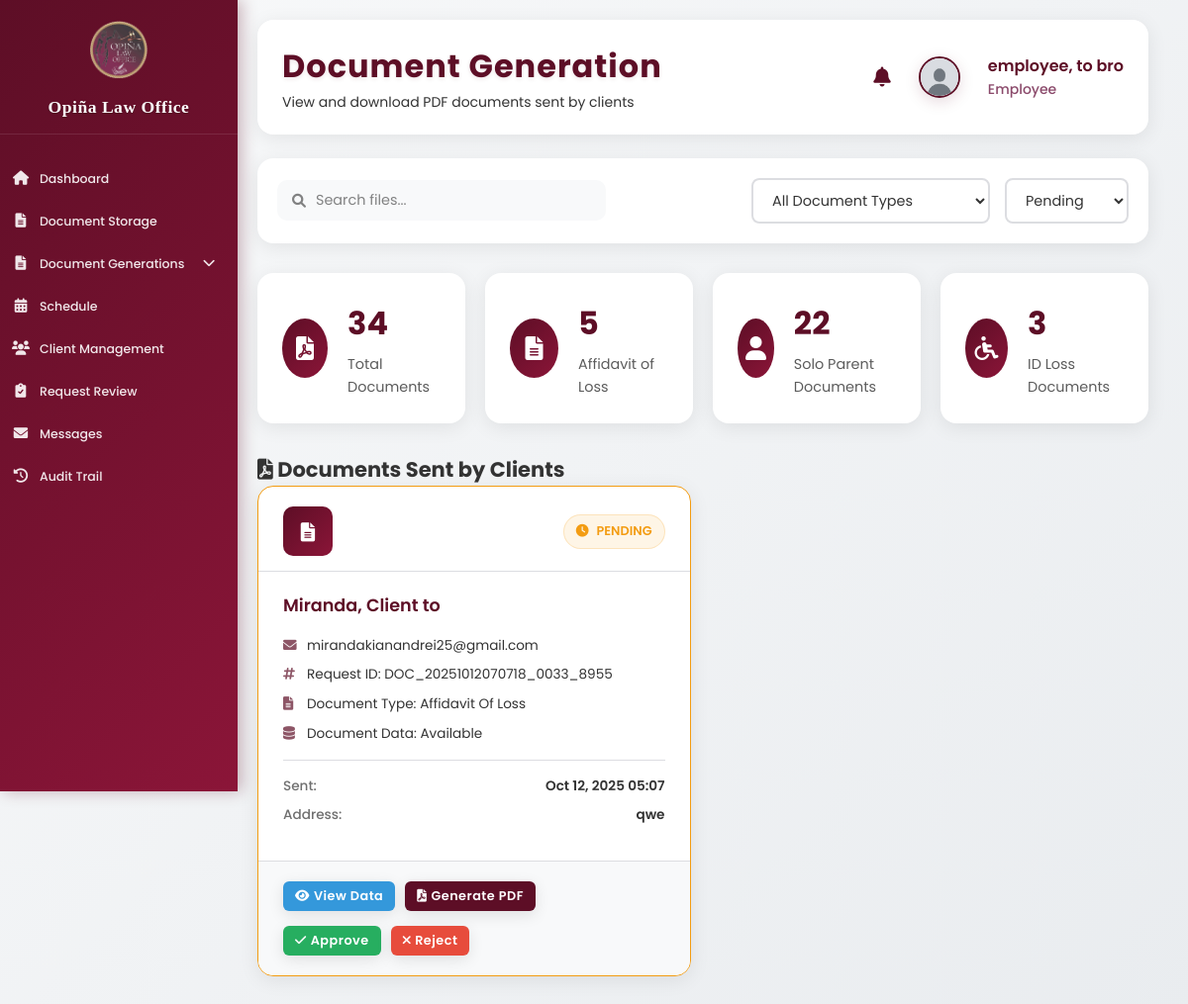
Screenshot of /employee_send_files.php (signed in) with the database file from the repository.
### tables this page shows
CREATE TABLE `client_document_generation` (
  `id` int(11) NOT NULL,
  `request_id` varchar(100) NOT NULL,
  `client_id` int(11) NOT NULL,
  `document_type` varchar(100) NOT NULL,
  `document_data` text NOT NULL,
  `pdf_file_path` varchar(500) DEFAULT NULL,
  `pdf_filename` varchar(255) DEFAULT NULL,
  `status` enum('Pending','Approved','Rejected') DEFAULT 'Pending',
  `rejection_reason` text DEFAULT NULL,
  `submitted_at` timestamp NOT NULL DEFAULT current_timestamp(),
  `reviewed_at` timestamp NULL DEFAULT NULL,
  `reviewed_by` int(11) DEFAULT NULL
);

CREATE TABLE `user_form` (
  `id` int(11) NOT NULL,
  `name` varchar(100) NOT NULL,
  `profile_image` varchar(255) DEFAULT NULL,
  `last_login` datetime DEFAULT NULL,
  `email` varchar(100) NOT NULL,
  `phone_number` varchar(20) DEFAULT NULL,
  `password` varchar(255) NOT NULL,
  `user_type` enum('admin','attorney','client','employee') DEFAULT 'client',
  `login_attempts` int(11) DEFAULT 0,
  `last_failed_login` timestamp NULL DEFAULT NULL,
  `account_locked` tinyint(1) DEFAULT 0,
  `lockout_until` timestamp NULL DEFAULT NULL,
  `created_at` timestamp NOT NULL DEFAULT current_timestamp(),
  `created_by` int(11) DEFAULT NULL
);

### employee_send_files.php (the view, shortened to what this page needs)
<?php
require_once 'action_logger_helper.php';
$stmt = $conn->prepare("
    SELECT
        cdg.*,
        u.name as client_name,
        u.email as client_email,
        COALESCE(cdg.submitted_at, NOW()) as sent_date,
        cdg.status as file_status
    FROM client_document_generation cdg
    JOIN user_form u ON cdg.client_id = u.id
    ORDER BY COALESCE(cdg.submitted_at, NOW()) DESC
");
$stmt->execute();
$res = $stmt->get_result();
$sent_files = [];
while ($row = $res->fetch_assoc()) {
    $sent_files[] = $row;
}
?>
<!DOCTYPE html>
<html lang="en">
<head>
    <link rel="stylesheet" href="https://cdnjs.cloudflare.com/ajax/libs/font-awesome/6.0.0/css/all.min.css">
    <link rel="stylesheet" href="assets/css/dashboard.css?v=<?= time() ?>">
    <link rel="stylesheet" href="assets/css/employee-send-files.css?v=<?= time() ?>">
</head>
<body>
    <div class="sidebar employee-sidebar">
        <div class="sidebar-header">
            <img src="images/logo.jpg" alt="Logo">
            <h2>Opiña Law Office</h2>
        </div>
        <ul class="sidebar-menu">
            <li><a href="employee_dashboard.php"><i class="fas fa-home"></i><span>Dashboard</span></a></li>
            <li><a href="employee_documents.php"><i class="fas fa-file-alt"></i><span>Document Storage</span></a></li>
            <li class="has-submenu">
                <a href="#" class="submenu-toggle"><i class="fas fa-file-alt"></i><span>Document Generations</span><i class="fas fa-chevron-down submenu-arrow"></i></a>
            </li>
            <li><a href="employee_schedule.php"><i class="fas fa-calendar-alt"></i><span>Schedule</span></a></li>
            <li><a href="employee_clients.php"><i class="fas fa-users"></i><span>Client Management</span></a></li>
            <li><a href="employee_request_management.php"><i class="fas fa-clipboard-check"></i><span>Request Review</span></a></li>
            <li><a href="employee_messages.php"><i class="fas fa-envelope"></i><span>Messages</span></a></li>
            <li><a href="employee_audit.php"><i class="fas fa-history"></i><span>Audit Trail</span></a></li>
        </ul>
    </div>
    <div class="main-content">
        <?php
        include 'components/profile_header.php';
        ?>
        <div class="content-container">
            <div class="action-bar">
                <div class="search-box">
                    <i class="fas fa-search"></i>
                    <input type="text" id="searchInput" placeholder="Search files..." onkeyup="filterFiles()">
                </div>
                <div class="filter-options">
                    <select id="typeFilter" onchange="filterFiles()">
                        <option value="">All Document Types</option>
                    </select>
                    <select id="statusFilter" onchange="filterFiles()">
                        <option value="pending">Pending</option>
                    </select>
                </div>
            </div>
            <div class="stats-grid">
                <div class="stat-card">
                    <div class="stat-icon">
                        <i class="fas fa-file-pdf"></i>
                    </div>
                    <div class="stat-content">
                        <h3><?= count($sent_files) ?></h3>
                        <p>Total Documents</p>
                    </div>
                </div>
                <div class="stat-card">
                    <div class="stat-icon">
                        <i class="fas fa-file-alt"></i>
                    </div>
                    <div class="stat-content">
                        <h3><?= count(array_filter($sent_files, function($file) { return $file['document_type'] === 'affidavitLoss'; })) ?></h3>
                        <p>Affidavit of Loss</p>
                    </div>
                </div>
                <div class="stat-card">
                    <div class="stat-icon">
                        <i class="fas fa-user"></i>
                    </div>
                    <div class="stat-content">
                        <h3><?= count(array_filter($sent_files, function($file) { return $file['document_type'] === 'soloParent'; })) ?></h3>
                        <p>Solo Parent Documents</p>
                    </div>
                </div>
                <div class="stat-card">
                    <div class="stat-icon">
                        <i class="fas fa-wheelchair"></i>
                    </div>
                    <div class="stat-content">
                        <h3><?= count(array_filter($sent_files, function($file) { return $file['document_type'] === 'pwdLoss' || $file['document_type'] === 'boticabLoss'; })) ?></h3>
                        <p>ID Loss Documents</p>
                    </div>
                </div>
            </div>
            <div class="section">
                <div class="section-header">
                    <h2><i class="fas fa-file-pdf"></i> Documents Sent by Clients</h2>
                </div>
                <?php if (empty($sent_files)): ?>
                    <div class="empty-state">
                        <i class="fas fa-inbox"></i>
                        <h3>No Files Received</h3>
                        <p>Files sent by clients will appear here.</p>
                    </div>
                <?php else: ?>
                    <div class="files-grid" id="filesGrid">
                        <?php foreach ($sent_files as $file): ?>
                            <div class="file-card" data-status="<?= strtolower($file['file_status']) ?>">
                                <div class="file-header">
                                    <div class="file-icon">
                                        <i class="fas fa-file-alt"></i>
                                    </div>
                                    <div class="file-status status-<?= strtolower($file['file_status']) ?>">
                                        <i class="fas fa-<?= $file['file_status'] === 'Pending' ? 'clock' : ($file['file_status'] === 'Approved' ? 'check' : 'times') ?>"></i>
                                        <?= $file['file_status'] ?>
                                    </div>
                                </div>
                                <div class="file-content">
                                    <h3><?= htmlspecialchars($file['client_name']) ?></h3>
                                    <div class="file-info">
                                        <div class="info-section">
                                    <p class="client-email">
                                        <i class="fas fa-envelope"></i>
                                        <?= htmlspecialchars($file['client_email']) ?>
                                    </p>
                                    <p class="request-id">
                                        <i class="fas fa-hashtag"></i>
                                        Request ID: <?= htmlspecialchars($file['request_id']) ?>
                                    </p>
                                    <?php if (isset($file['document_type']) && !empty($file['document_type'])): ?>
                                        <p class="document-type">
                                            <i class="fas fa-file-alt"></i>
                                            Document Type: <?= htmlspecialchars(ucwords(str_replace(['affidavitLoss', 'soloParent', 'pwdLoss', 'boticabLoss', 'seniorIDLoss', 'jointAffidavit'], ['Affidavit of Loss', 'Solo Parent', 'PWD ID Loss', 'Boticab Loss', 'Senior ID Loss', 'Two Disinterested Persons'], $file['document_type']))) ?>
                                        </p>
                                    <?php endif; ?>
                                    <?php if (isset($file['document_data']) && !empty($file['document_data'])): ?>
                                        <p class="document-data">
                                            <i class="fas fa-database"></i>
                                            Document Data: Available
                                        </p>
                                    <?php endif; ?>
                                        </div>
                                    <div class="file-details">
                                        <div class="detail-item">
                                            <span class="label">Sent:</span>
                                            <span class="value"><?= date('M d, Y H:i', strtotime($file['sent_date'])) ?></span>
                                        </div>
                                        <?php
                                        $address = 'N/A';
                                        if (isset($file['document_data']) && !empty($file['document_data'])) {
                                            $doc_data = json_decode($file['document_data'], true);
                                            if ($doc_data && isset($doc_data['completeAddress'])) {
                                                $address = $doc_data['completeAddress'];
                                            }
                                        }
                                        ?>
                                        <div class="detail-item">
                                            <span class="label">Address:</span>
                                            <span class="value"><?= htmlspecialchars($address) ?></span>
                                        </div>
                                        </div>
                                    </div>
                                </div>
                                <div class="file-actions">
                                    <div class="action-buttons">
                                        <?php if ($file['file_status'] !== 'Rejected'): ?>
                                    <?php if (isset($file['document_data']) && !empty($file['document_data'])): ?>
                                        <button onclick="viewDocumentData(<?= $file['id'] ?>, '<?= htmlspecialchars($file['document_type']) ?>')" class="btn btn-info" title="View document data">
                                            <i class="fas fa-eye"></i>
                                            View Data
                                        </button>
                                        <button onclick="generatePDF(<?= $file['id'] ?>, '<?= htmlspecialchars($file['document_type']) ?>')" class="btn btn-primary" title="Generate PDF from data">
                                            <i class="fas fa-file-pdf"></i>
                                            Generate PDF
                                        </button>
                                    <?php endif; ?>
                                        <?php endif; ?>
                                    </div>
                                    <?php if ($file['file_status'] === 'Pending'): ?>
                                        <div class="approval-actions">
                                            <button onclick="updateDocumentStatus(<?= $file['id'] ?>, 'approved')" class="btn btn-success btn-approve" title="Approve document">
                                        <i class="fas fa-check"></i>
                                        Approve
                                    </button>
                                            <button onclick="updateDocumentStatus(<?= $file['id'] ?>, 'rejected')" class="btn btn-danger btn-reject" title="Reject document">
                                        <i class="fas fa-times"></i>
                                        Reject
                                    </button>
                                        </div>
                                    <?php endif; ?>
                                </div>
                            </div>
                        <?php endforeach; ?>
                    </div>
                <?php endif; ?>
            </div>
        </div>
    </div>
</body>
</html>

### rows the page displays
client_document_generation: status "PENDING", client.name "Miranda, Client to", client.email "mirandakianandrei25@gmail.com", request "DOC_20251012070718_0033_8955", document_type "Affidavit Of Loss", shows "Document Data: Available", sent_date "Oct 12, 2025 05:07", document_data "qwe"

### other values shown
$page_title "Document Generation"
$page_subtitle "View and download PDF documents sent by clients"
$user_name "employee, to bro"
$user_title "Employee"
count($sent_files) "34"
